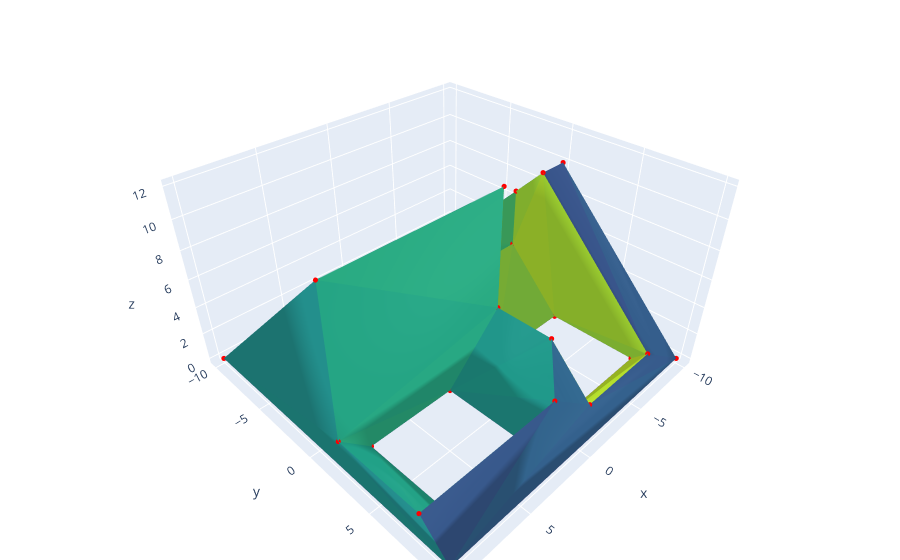

The notebook cell this image was saved under:
### Code cell
vertices, faces = load_off_file(roof_with_holes_path)
visualize_mesh(vertices, faces)
